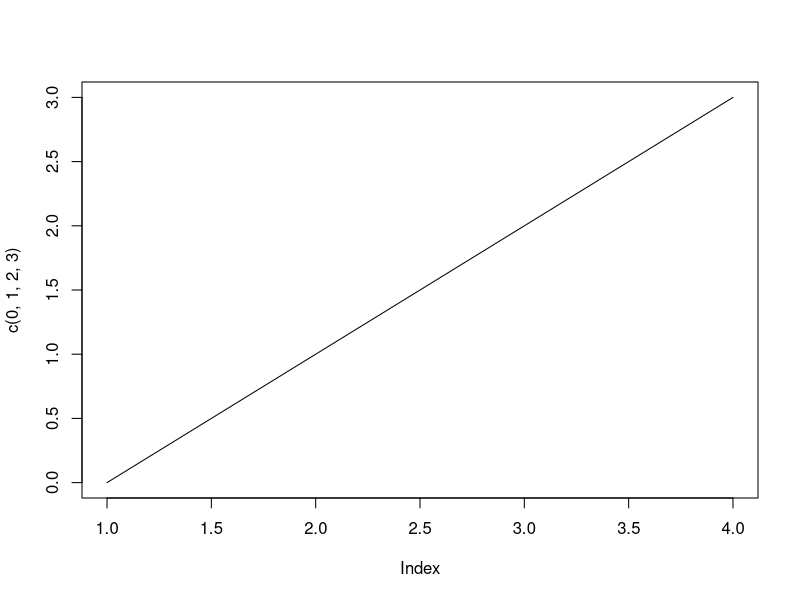

Write the R code that produced this figure.
## ---- chunk 1
#| echo: true

plot(c(0,1,2,3), type="l")
